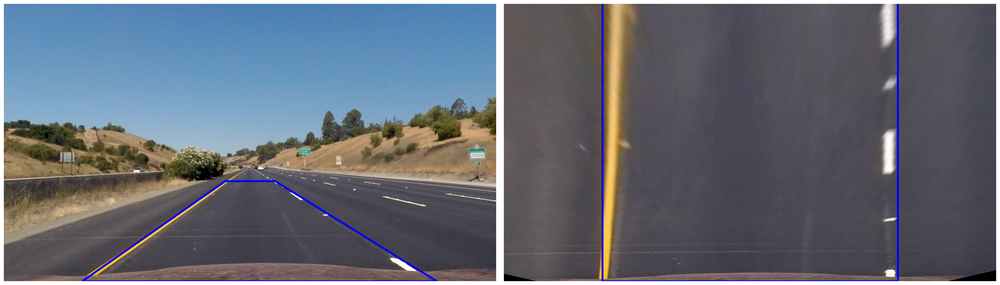
#> input picture examples/test-perspective1.png, 1000 x 285 px, shrunk from 2600 x 740 before the run
$ python -i binary_image.py   (imports and definitions only)   (older library calls are emulated)
#> lines starting #> are read from the running program, lines starting #| are printed output that depends on the picture
#> further down, picture is the input picture: shape (285, 1000, 3); mean B, G, R 116.6, 105.7, 100.8
import cv2
import numpy as np

class BinaryImage:
    ''' build a binary image from input image which is best for lane detecction'''
    def __init__(self, image, kernel=5, grad_thresh=(0, 255),
                 sat_thresh=(0, 255), light_thresh=(0, 255),
                 mag_thresh=(0, 255), dir_thresh=(0, np.pi/2)):
#> called with kernel = 5, grad_thresh = (0, 255), sat_thresh = (0, 255), light_thresh = (0, 255), mag_thresh = (0, 255), dir_thresh = (0, 1.57)
        image = cv2.bilateralFilter(image, kernel*2, 60, 120)
        self.image = cv2.cvtColor(image, cv2.COLOR_BGR2HLS)
#> self.image: shape (285, 1000, 3); mean of channels 0, 1, 2 100.9, 108.2, 45.4
        self.s_channel = self.image[:, :, 2]
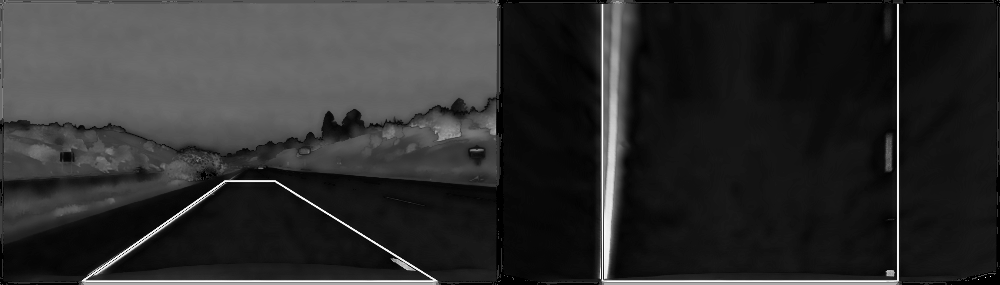
#> self.s_channel: shape (285, 1000); min 0, max 255, mean 45.4
        self.l_channel = self.image[:, :, 1]
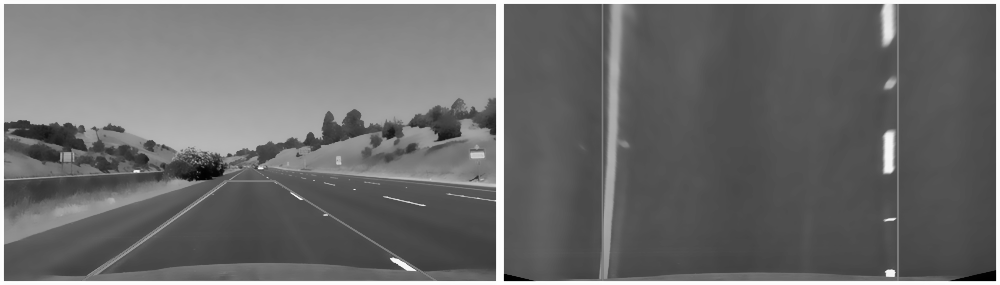
#> self.l_channel: shape (285, 1000); min 0, max 254, mean 108.2
        self.gray = cv2.cvtColor(self.image, cv2.COLOR_BGR2GRAY)
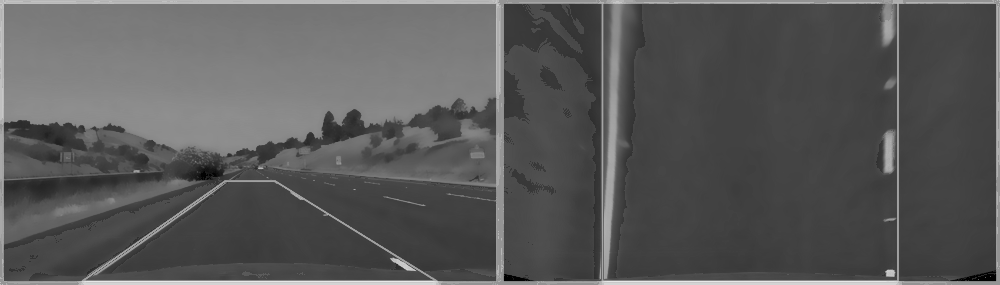
#> self.gray: shape (285, 1000); min 0, max 233, mean 88.5

        self.abs_sobelx = None
        self.abs_sobely = None
        self.scaled_sobelx = None
        self.scaled_sobely = None
        self._compute_sobel(kernel)
        self.grad_binary = self._abs_sobel_thresh(grad_thresh)
        self.color_binary = self._color_thresh(sat_thresh, light_thresh)
        self.mag_binary = self._mag_thresh(mag_thresh)
        self.dir_binary = self._dir_thresh(dir_thresh)

    def _compute_sobel(self, kernel):
#> called with kernel = 5
        sobelx = cv2.Sobel(self.gray, cv2.CV_64F, 1, 0, ksize=kernel)
        self.abs_sobelx = np.absolute(sobelx)
        self.scaled_sobelx = np.uint8(255*self.abs_sobelx/np.max(self.abs_sobelx))
        sobely = cv2.Sobel(self.gray, cv2.CV_64F, 0, 1, ksize=kernel)
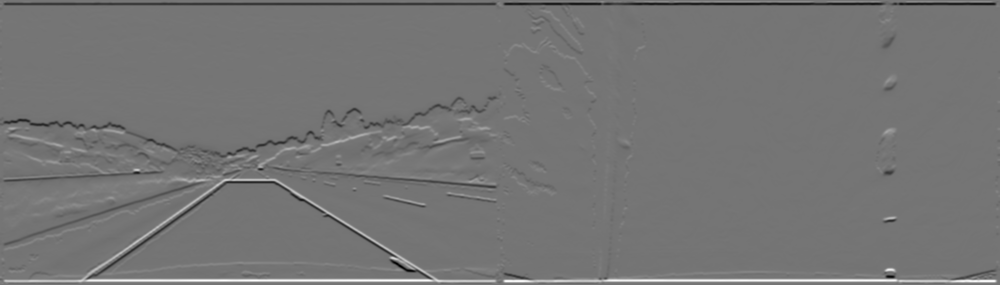
#> sobely: shape (285, 1000) float64; min -6365, max 7497, mean 9.8; drawn with min black and max white
        self.abs_sobely = np.absolute(sobely)
        self.scaled_sobely = np.uint8(255*self.abs_sobely/np.max(self.abs_sobely))

    def _color_thresh(self, sat_thresh, light_thresh):
        color_binary = np.zeros_like(self.s_channel)
        color_binary[(self.s_channel >= sat_thresh[0]) & (self.s_channel <= sat_thresh[1]) &
                     (self.l_channel >= light_thresh[0]) & (self.l_channel <= light_thresh[1])] = 1
        return color_binary

    def _abs_sobel_thresh(self, thresh):
        grad_binary = np.zeros_like(self.scaled_sobelx)
        grad_binary[(self.scaled_sobelx >= thresh[0]) & (self.scaled_sobelx <= thresh[1])] = 1
        return grad_binary

    def _mag_thresh(self, thresh):
#> called with thresh = (0, 255)
        mag = np.sqrt(self.abs_sobelx*self.abs_sobelx + self.abs_sobely*self.abs_sobely)
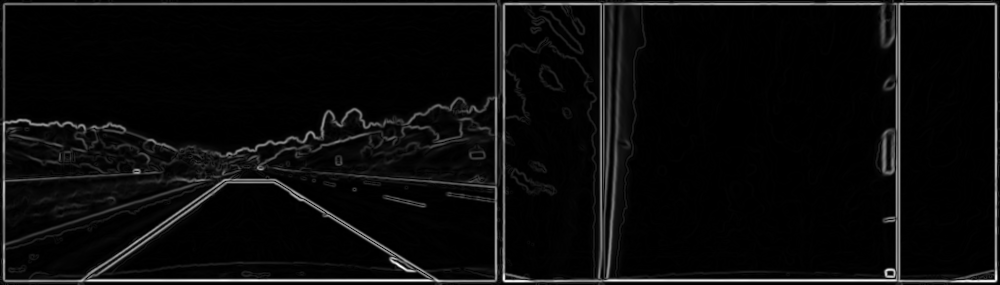
#> mag: shape (285, 1000) float64; min 0, max 7497, mean 339.5; drawn with min black and max white
        scaled_mag = np.int8(255.0*mag/np.max(mag))
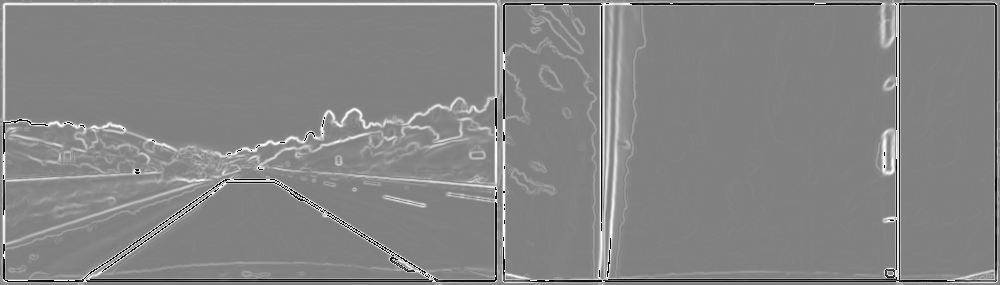
#> scaled_mag: shape (285, 1000) int8; min -128, max 127, mean 5.3; drawn with min black and max white
        mag_binary = np.zeros_like(scaled_mag)
        mag_binary[(scaled_mag >= thresh[0]) & (scaled_mag <= thresh[1])] = 1
        return mag_binary

    def _dir_thresh(self, thresh):
#> called with thresh = (0, 1.57)
        direction = np.arctan2(self.abs_sobely, self.abs_sobelx)
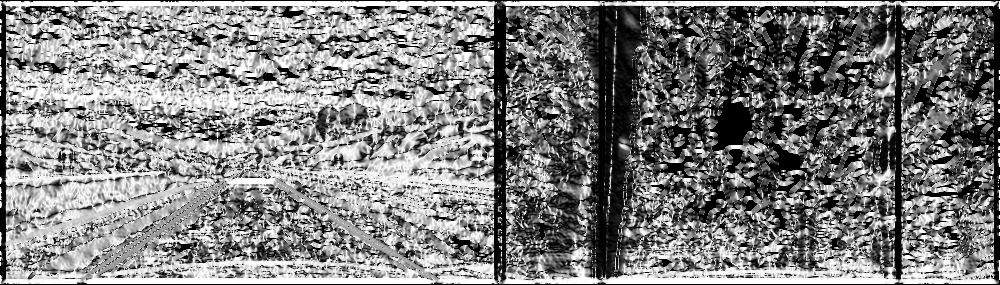
#> direction: shape (285, 1000) float64; min 0, max 1.57, mean 0.797; drawn with min black and max white
        dir_binary = np.zeros_like(direction)
        dir_binary[(direction >= thresh[0]) & (direction <= thresh[1])] = 1
        return dir_binary

    def get(self):
        ''' returns binary representation of an input image '''
        img_binary = np.zeros_like(self.gray)
        cond = (self.color_binary == 1) | \
               ((self.grad_binary == 1) | ((self.dir_binary == 1) & (self.mag_binary == 1)))
        img_binary[cond] = 1
        return img_binary*255

>>> import cv2
>>> picture = cv2.imread('../examples/test-perspective1.png')
>>> result = BinaryImage(picture).get()
#> result: shape (285, 1000); every value is 255

$ run again, on examples/test-perspective2.png
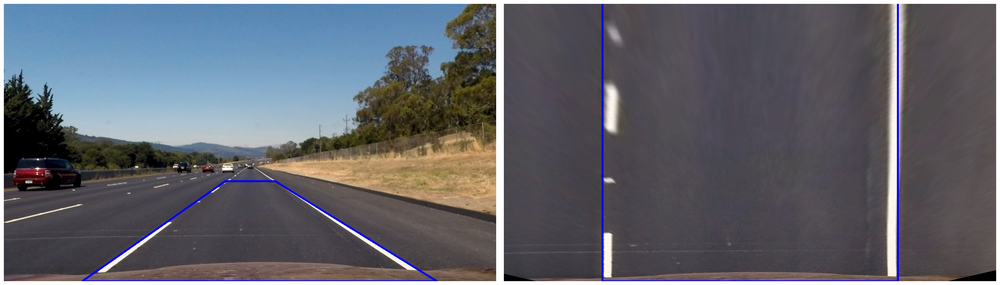
#> input picture examples/test-perspective2.png, 1000 x 285 px, shrunk from 2600 x 740 before the run
#> picture is the input picture: shape (285, 1000, 3); mean B, G, R 108, 99.6, 97.8
#> self.image: shape (285, 1000, 3); mean of channels 0, 1, 2 104.5, 102, 40.4
#> in _mag_thresh, `scaled_mag = np.int8(255.0*mag/np.max(mag))`:
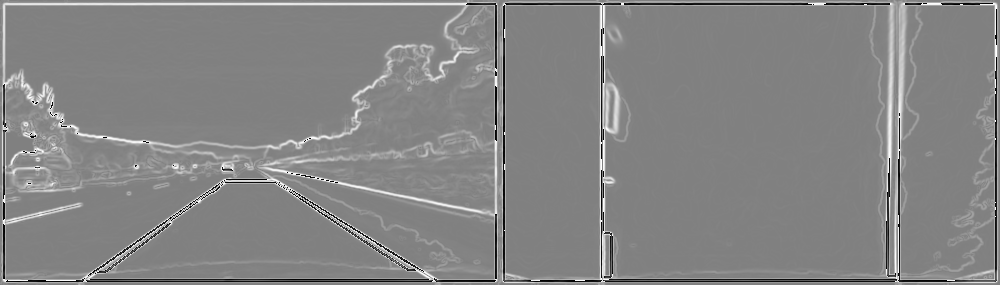
#> scaled_mag: shape (285, 1000) int8; min -128, max 127, mean 4.6; drawn with min black and max white
#> in _dir_thresh, `direction = np.arctan2(self.abs_sobely, self.abs_sobelx)`:
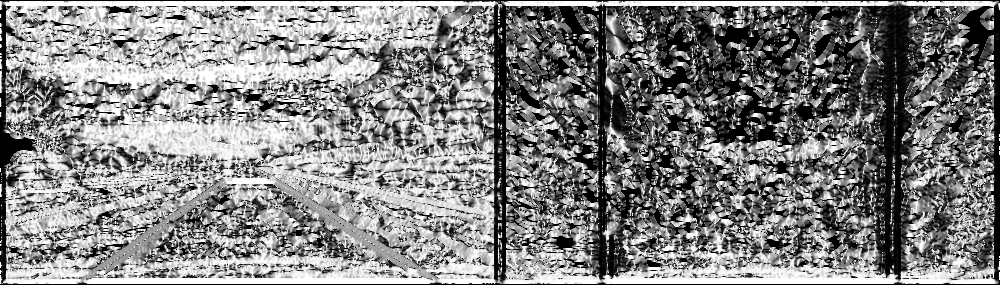
#> direction: shape (285, 1000) float64; min 0, max 1.57, mean 0.816; drawn with min black and max white
#> result: shape (285, 1000); every value is 255

$ run again, on examples/test-undistort1.png
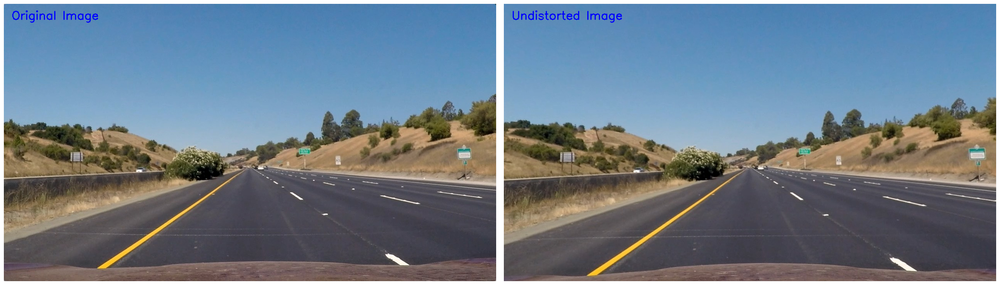
#> input picture examples/test-undistort1.png, 1000 x 285 px, shrunk from 2600 x 740 before the run
#> picture is the input picture: shape (285, 1000, 3); mean B, G, R 136.7, 123.4, 109.5
#> self.image: shape (285, 1000, 3); mean of channels 0, 1, 2 84.5, 123, 65.2
#> in _mag_thresh, `scaled_mag = np.int8(255.0*mag/np.max(mag))`:
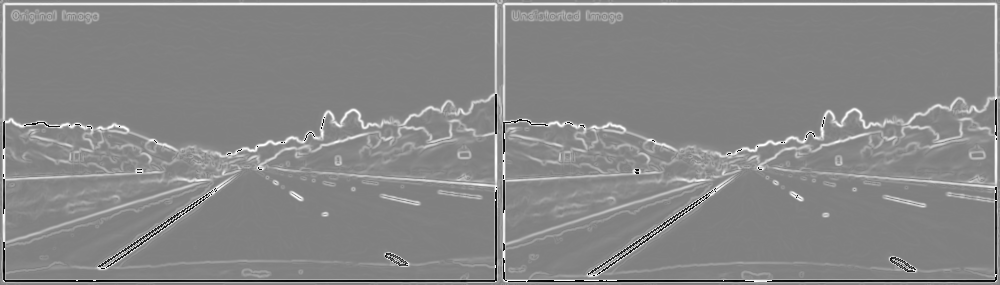
#> scaled_mag: shape (285, 1000) int8; min -128, max 127, mean 7.3; drawn with min black and max white
#> in _dir_thresh, `direction = np.arctan2(self.abs_sobely, self.abs_sobelx)`:
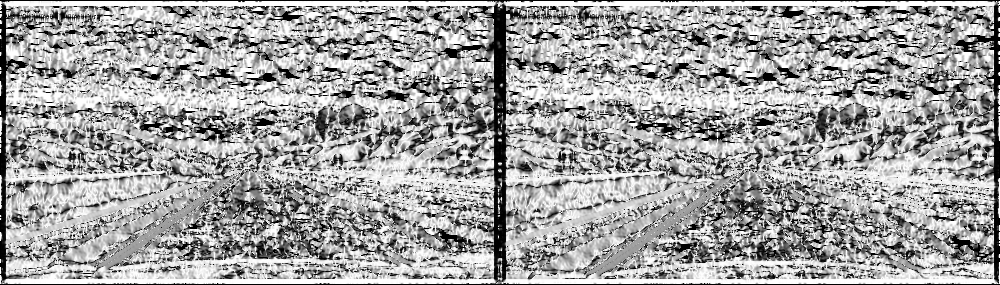
#> direction: shape (285, 1000) float64; min 0, max 1.57, mean 1; drawn with min black and max white
#> result: shape (285, 1000); every value is 255
